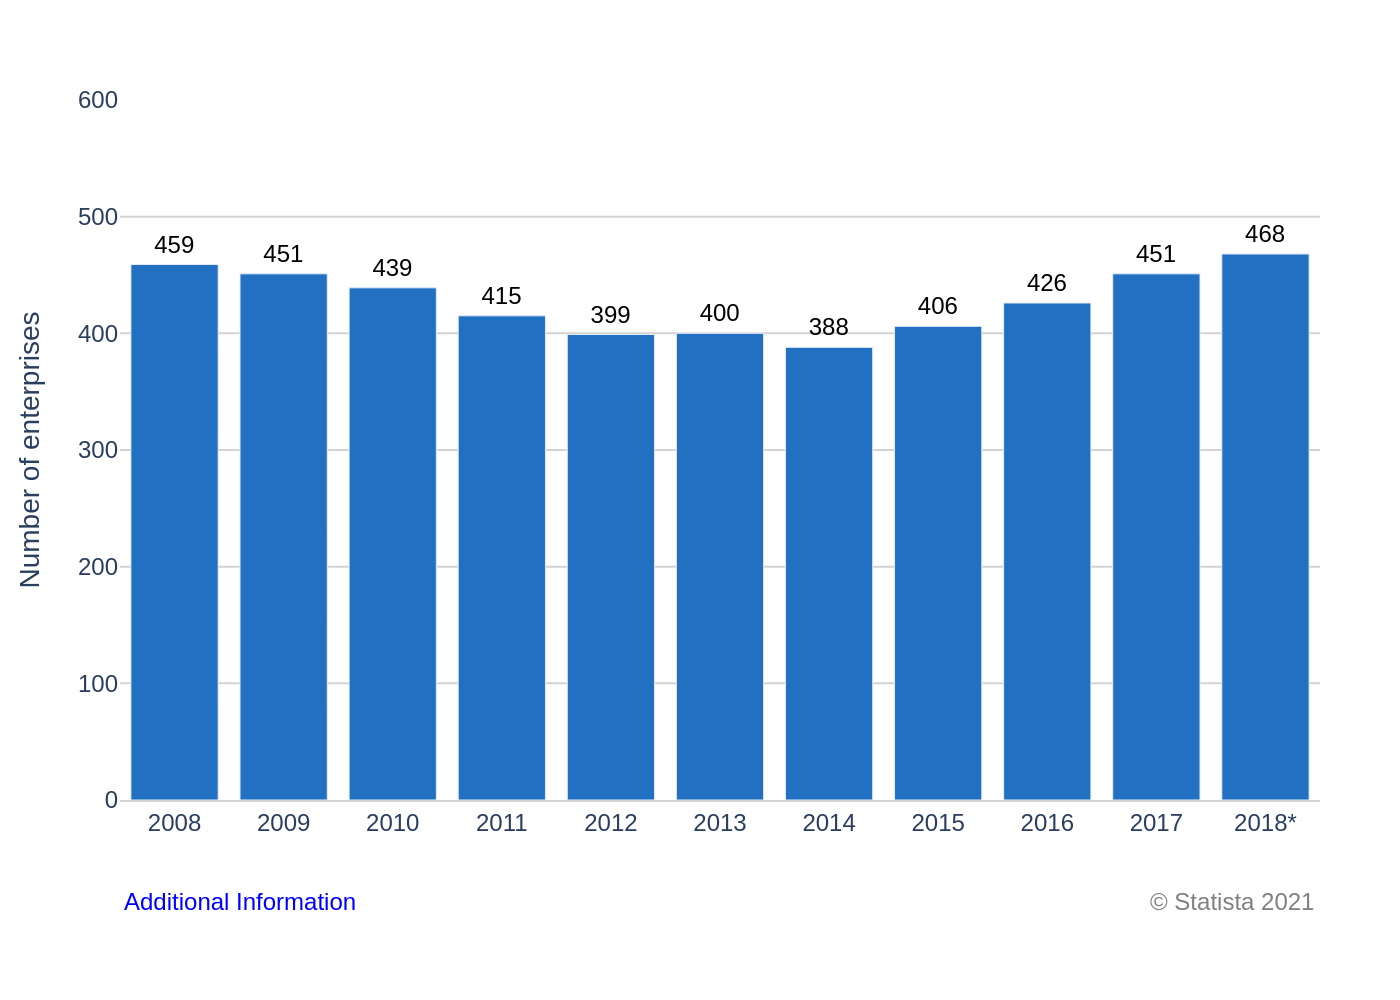

Generate this figure with Python:
import sys
import json
from pathlib import Path
import plotly.graph_objects as go

if len(sys.argv) != 2:
    print("Usage: python create_chart.py <json_file_path>", file=sys.stderr)
    sys.exit(1)

json_path = Path(sys.argv[1])
if not json_path.is_file():
    print(f"Error: File not found at {json_path}", file=sys.stderr)
    sys.exit(1)

with open(json_path, 'r', encoding='utf-8') as f:
    config = json.load(f)

chart_data = config['chart_data']
texts = config['texts']
colors = config['colors']

fig = go.Figure()

for i, series in enumerate(chart_data):
    fig.add_trace(go.Bar(
        x=series['x'],
        y=series['y'],
        marker_color=colors[i % len(colors)],
        text=series['y'],
        textposition='outside',
        cliponaxis=False,
        textfont=dict(family="Arial", size=12, color='black'),
        showlegend=False
    ))

title_text = texts.get('title') or ''
if texts.get('subtitle'):
    title_text += f"<br><sub>{texts['subtitle']}</sub>"

annotations = []
if texts.get('note'):
    annotations.append(
        go.layout.Annotation(
            xref="paper", yref="paper",
            x=0, y=-0.12,
            xanchor="left", yanchor="top",
            text=texts['note'],
            showarrow=False,
            font=dict(family="Arial", size=12, color="#0000ff")
        )
    )
if texts.get('source'):
    annotations.append(
        go.layout.Annotation(
            xref="paper", yref="paper",
            x=1, y=-0.12,
            xanchor="right", yanchor="top",
            text=texts['source'],
            showarrow=False,
            font=dict(family="Arial", size=12, color="gray")
        )
    )

fig.update_layout(
    title=dict(
        text=title_text,
        x=0.01,
        xanchor='left'
    ),
    yaxis=dict(
        title_text=texts.get('y_axis_title'),
        range=[0, 600],
        tickvals=[0, 100, 200, 300, 400, 500, 600],
        gridcolor='lightgray'
    ),
    xaxis=dict(
        title_text=texts.get('x_axis_title'),
        showline=True,
        linecolor='lightgray'
    ),
    font=dict(family="Arial", size=12),
    plot_bgcolor='white',
    paper_bgcolor='white',
    margin=dict(l=60, r=40, t=50, b=100),
    annotations=annotations
)

output_path = json_path.with_suffix(".png")
fig.write_image(output_path, scale=2)
print(f"Chart saved to {output_path}")
